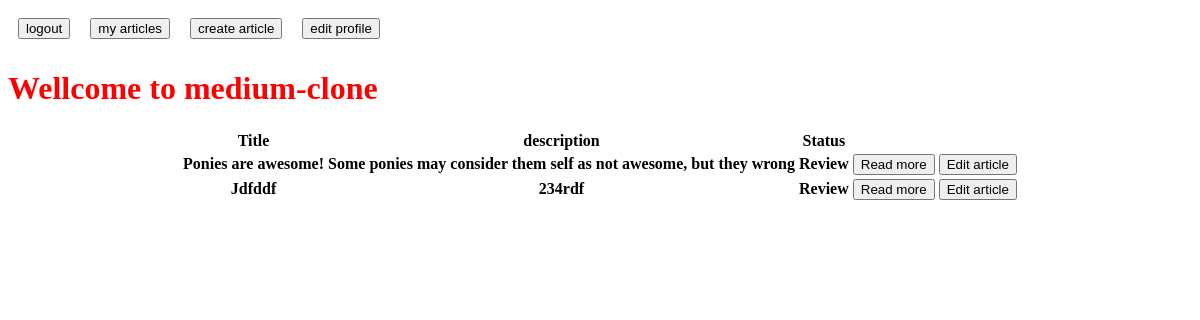
The app's page / (signed in) with its own data.
### post_app/models.py (models this page shows)
class PostArticle(models.Model):
    title = models.CharField(max_length=64)
    description = models.CharField(max_length=128)
    text = models.CharField(max_length=1024)
    category = models.ForeignKey('Category', null=True, on_delete=models.SET_NULL)
    status = models.ForeignKey('Status', null=True, on_delete=models.SET_NULL)
    user = models.ForeignKey(User, null=True, on_delete=models.CASCADE)

class Status(models.Model):
    name = models.CharField(max_length=64)
    def __str__(self):
        return '{}'.format(self.name)

### post_app/views.py (the view)
class ArticleList(ListView):
    model = PostArticle
    template_name = 'post_app/post_list.html'
    context_object_name = 'article-list'
    paginate_by = 10
    def get_queryset(self):
        return self.model.objects.all()

### post_app/templates/post_app/post_list.html (shortened to what this page needs)
{% extends "global_templates/base.html" %}
{% block body %}
    <table>
    <tr>
        <th>Title</th> <th>description</th>
        <th>Status</th>
    </tr>
        {% for obj in object_list %}
            {% if obj.status == 'Live' or user == obj.user %}
                <tr>
                    <th>{{ obj.title }}</th>
                    <th>{{ obj.description }}</th>
                    <th>{{ obj.status }}</th>
                    <th>
                        <form action="{% url 'show-article' pk=obj.pk %}">
                            <input type='submit' value='Read more' >
                        </form>
                    </th>
                    <th>
                        {%  if user == obj.user %}
                            <form action="{% url 'article-edit' pk=obj.pk %}">
                                <input type='submit' value='Edit article' >
                            </form>
                        {% endif %}
                    </th>
                </tr>
            {% endif %}
        {% endfor %}
    </table>
{% endblock %}

### static/main/css/main.css (style rules this page uses)
table { border: collapsed; }

### records on screen
PostArticle: title "Ponies are awesome!", description "Some ponies may consider them self as not awesome, but they wrong", status "Review"
PostArticle: title "Jdfddf", description "234rdf", status "Review"
